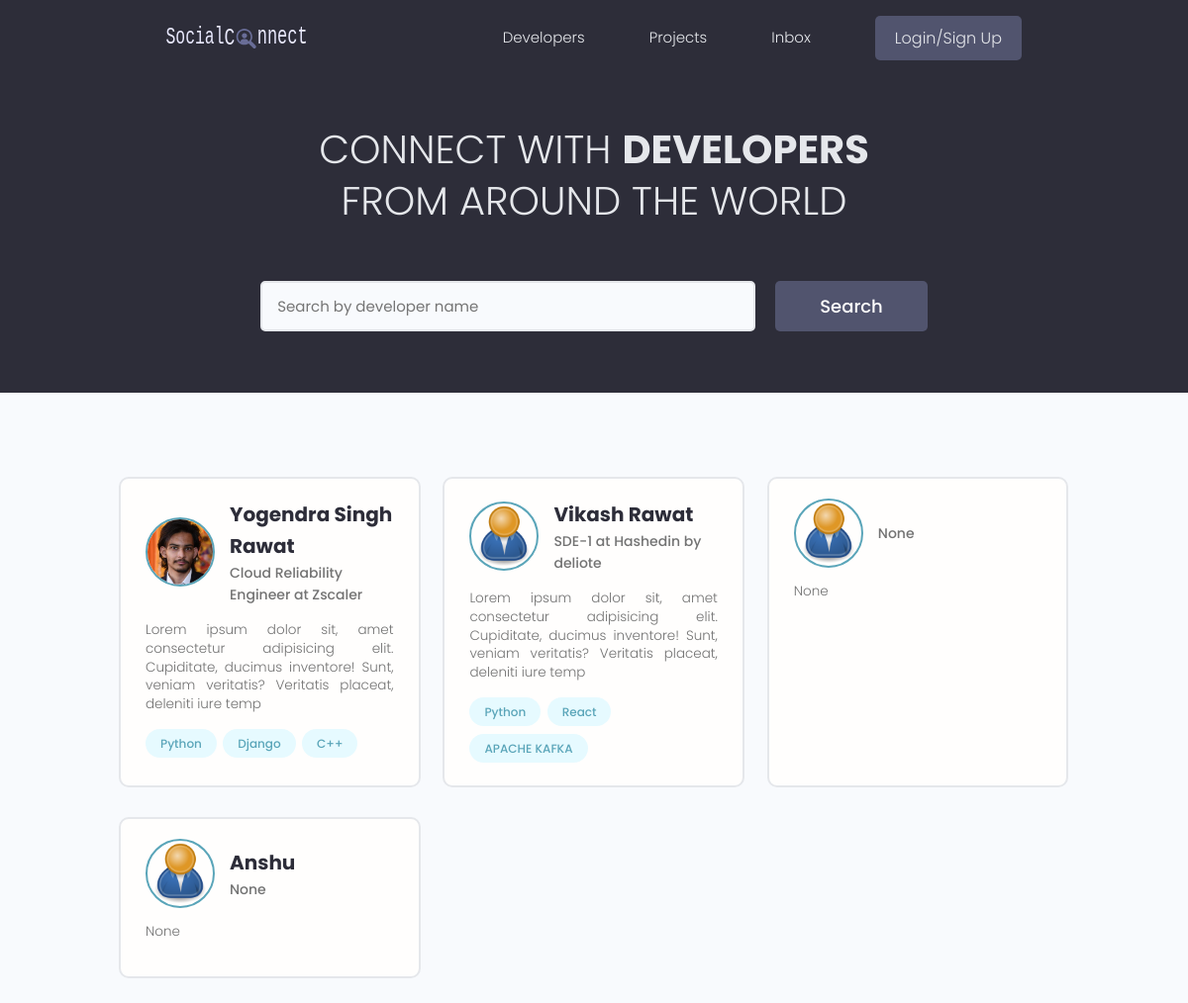
/users/, run on the app's committed database.
### users/models.py (models this page shows, shortened)
class Profile(models.Model):
    user = models.OneToOneField(User,on_delete=models.CASCADE,null=True,blank=True)
    name = models.CharField(max_length=200,blank=True,null=True)
    email = models.EmailField(max_length=500,blank=True,null=True)
    username = models.CharField(max_length=100,blank=True,null=True)
    location = models.CharField(max_length=100,blank=True,null=True)
    short_intro = models.CharField(max_length=1000,blank=True,null=True)
    bio = models.TextField(blank=True,null=True)
    profile_image = models.ImageField(null=True,blank=True,upload_to="profiles/",default ='profiles/user-default.png')
    social_github = models.CharField(max_length=200,blank=True,null=True)
    social_twitter = models.CharField(max_length=200,blank=True,null=True)
    social_linkedin = models.CharField(max_length=200,blank=True,null=True)
    social_website = models.CharField(max_length=200,blank=True,null=True)
    social_youtube = models.CharField(max_length=200,blank=True,null=True)
    created_at = models.DateTimeField(auto_now_add=True)
    id = models.UUIDField(primary_key=True,unique=True,editable=False,default=uuid.uuid4)

class Skill(models.Model):
    owner = models.ForeignKey(Profile,on_delete=models.CASCADE,null=True,blank=True)
    name = models.CharField(max_length=200,null=True,blank=True)
    description = models.TextField(null=True,blank=True)
    created_at = models.DateTimeField(auto_now_add=True)
    id = models.UUIDField(primary_key=True,unique=True,editable=False,default=uuid.uuid4)
    def __str__(self):
        return str(self.name)

### users/views.py (the view)
# urls.py: path('',views.profiles,name="profiles"),
def profiles(request):
    profiles = Profile.objects.all()
    context = {"profiles":profiles,}
    return render(request,"users/profiles.html",context)

### users/templates/users/profiles.html (shortened to what this page needs)
{% extends 'main.html' %}
{% block content %}
<main class="home">
    <section class="hero-section text-center">
      <div class="container container--narrow">
        <div class="hero-section__box">
          <h2>CONNECT WITH <span>DEVELOPERS</span></h2>
          <h2>FROM AROUND THE WORLD</h2>
        </div>
        <div class="hero-section__search">
          <form class="form" action="#" method="get">
            <div class="form__field">
              <input class="input input--text" id="formInput#search" type="text" name="text"
                placeholder="Search by developer name" />
            </div>
            <input class="btn btn--sub btn--lg" type="submit" value="Search" />
          </form>
        </div>
      </div>
    </section>
    <section class="devlist">
      <div class="container">
        <div class="grid grid--three">
          {% for profile in profiles %}
          <div class="column card">
            <div class="dev">
              <a href="{% url 'user-profile' profile.id %}" class="card__body">
                <div class="dev__profile">
                  <img class="avatar avatar--md" src="{{profile.profile_image.url}}" alt="image" />
                  <div class="dev__meta">
                    <h3>{{profile.name}}</h3>
                    <h5>{{profile.short_intro|slice:"60"}}</h5>
                  </div>
                </div>
                <p class="dev__info">
                  {{profile.bio|slice:"150"}}
                </p>
                <div class="dev__skills">
                  {% for skill in profile.skill_set.all %}
                  <span class="tag tag--pill tag--main">
                    <small>{{skill}}</small>
                  </span>
                  {% endfor %}
                </div>
              </a>
            </div>
          </div>
         {% endfor %}
        </div>
      </div>
    </section>
  </main>
{% endblock content %}

### static/styles/app.css (style rules this page uses)
:root { --color-sub: #2d2d39; }
.btn--sub { background-color: var(--color-sub-light); }
.card { border: 2px solid var(--color-light); }
img { width: 100%; }
.hero-section { height: 40vh; display: flex; align-items: center; background-color: var(--color-sub); }
.hero-section__box { margin-bottom: 4rem; }
.hero-section__box > h2, .hero-section__box > h2 > span { font-size: 4rem; color: var(--color-light); line-height: 1.3; text-transform: uppercase; }
.hero-section__box > h2 { font-weight: 300; }
.hero-section__box > h2 > span { font-weight: 700; }
.hero-section__search > .form { display: flex; align-items: center; justify-content: center; gap: 2rem; }
.hero-section__search > .form input.input--text { width: 50rem; }
.devlist { margin-top: 8rem; }
.devlist .grid { align-items: stretch; }
.devlist .dev .dev__profile { display: flex; align-items: center; gap: 1.5rem; }
.devlist .dev .dev__meta h3 { color: var(--color-sub); font-size: 2rem; font-weight: 700; }
.devlist .dev .dev__meta h5 { color: var(--color-text); font-size: 1.4rem; font-weight: 500; }
.devlist .dev .dev__info { margin: 1.5rem 0; font-size: 1.35rem; line-height: 1.4; text-align: justify; }

### static/uikit/styles/modules/_variables.css (style rules this page uses)
:root { --color-main: #5aa5b9; --color-main-light: #e6faff; --color-sub: #3f4156; --color-sub-light: #51546e; --color-sub-lighter: #ededfd; --color-text: #737373; --color-gray: #8b8b8b; --color-light: #e5e7eb; --color-light-gray: #767676; --color-bg: #f8fafd; --color-white: #fffefd; --color-white-light: #f3f3f3; --color-success: #359e64; --color-success-bg: #def8e8; --color-error: #fc4b0b; --color-error-bg: #fff2ee; --font-base: 'Poppins', arial, helvetica, 'Segoe UI', roboto, ubuntu, sans-serif; --font-monospace: 'Fira Code', 'Courier New', courier, monospace; --font-regular: 300; --font-medium: 500; --font-bold: 700; --generic-shadow: 1px 1px 5px #00000010; --generic-transition: all 0.3s ease-in-out; }

### static/uikit/styles/modules/_base.css (style rules this page uses)
* { margin: 0; padding: 0; box-sizing: border-box; text-rendering: optimizeLegibility; color: inherit; font-size: inherit; }
html { font-size: 50%; }
@media only screen and (min-width: 480px) { html { font-size: 56.25%; } }
@media only screen and (min-width: 1200px) { html { font-size: 62.5%; } }
body { line-height: 1.6; font-weight: 400; font-size: 1.5rem; color: var(--color-text); background-color: var(--color-bg); min-height: 100vh; }

### static/uikit/styles/modules/_typography.css (style rules this page uses)
* { font-family: var(--font-base); }
h2 { font-size: 3.6rem; font-weight: var(--font-bold); }
h3 { font-size: 3.2rem; font-weight: var(--font-medium); }
h5 { font-size: 2.4rem; font-weight: var(--font-medium); }
h5, h6 { font-weight: var(--font-regular); }
p, span, strong { font-size: 1.6rem; color: var(--color-text); font-weight: var(--font-regular); }
a { padding-bottom: 2px; text-decoration: none; display: inline-block; color: var(--color-main); font-weight: var(--font-medium); }

### static/uikit/styles/modules/_utilities.css (style rules this page uses)
.container { width: 92%; max-width: 165rem; margin: 0 auto; box-sizing: border-box; }
.container--narrow { width: 92%; max-width: 120rem; }
@media screen and (min-width: 1000px) { .container { width: 90%; } }
@media screen and (min-width: 1000px) { .container--narrow { width: 85%; } }
@media screen and (min-width: 1200px) { .container { width: 80%; } }
@media screen and (min-width: 1200px) { .container--narrow { width: 72%; } }
.text-center { text-align: center; }

### static/uikit/styles/modules/_avatar.css (style rules this page uses)
.avatar { border-radius: 50%; border: 2px solid var(--color-main); object-fit: cover; }
.avatar--md { height: 7rem; width: 7rem; }

### static/uikit/styles/modules/_button.css (style rules this page uses)
.btn { display: inline-block; position: relative; cursor: pointer; background-color: var(--color-light); font-weight: var(--font-medium); color: var(--color-sub); text-decoration: none; padding: 1rem 2rem; border-radius: 0.5rem; border: none; width: -webkit-fit-content; width: -moz-fit-content; width: fit-content; height: -webkit-fit-content; height: -moz-fit-content; height: fit-content; font-size: 1.6rem; outline-width: 0; outline-color: transparent; -webkit-backface-visibility: hidden; backface-visibility: hidden; transition: all 0.3s ease-in-out; }
.btn--sub { background-color: var(--color-sub); color: var(--color-white); }
.btn--lg { font-size: 1.8rem; padding: 1.2rem 4.5rem; }

### static/uikit/styles/modules/_card.css (style rules this page uses)
.card { border-radius: 1rem; background-color: var(--color-white); border: 1.5px solid var(--color-light); width: auto; height: auto; margin-top: 0.5rem; margin-bottom: 0.5rem; overflow: hidden; }
.card__body, .card__header { padding: 2rem 2.5rem; }

### data on the page
Profile: profile_image (picture), name "Yogendra Singh Rawat", short_intro "Cloud Reliability Engineer at Zscaler", bio "Lorem ipsum dolor sit, amet consectetur adipisicing elit. Cupiditate, ducimus inventore! Sunt, veniam veritatis? Veritatis placeat, deleniti iure temp"
Skill: name "Python"
Skill: name "Django"
Skill: name "C++"
Profile: profile_image (placeholder picture), name "Vikash Rawat", short_intro "SDE-1 at Hashedin by deliote", bio "Lorem ipsum dolor sit, amet consectetur adipisicing elit. Cupiditate, ducimus inventore! Sunt, veniam veritatis? Veritatis placeat, deleniti iure temp"
Skill: name "Python"
Skill: name "React"
Skill: name "APACHE KAFKA"
Profile: profile_image (placeholder picture), short_intro "None", bio "None"
Profile: profile_image (placeholder picture), name "Anshu", short_intro "None", bio "None"
